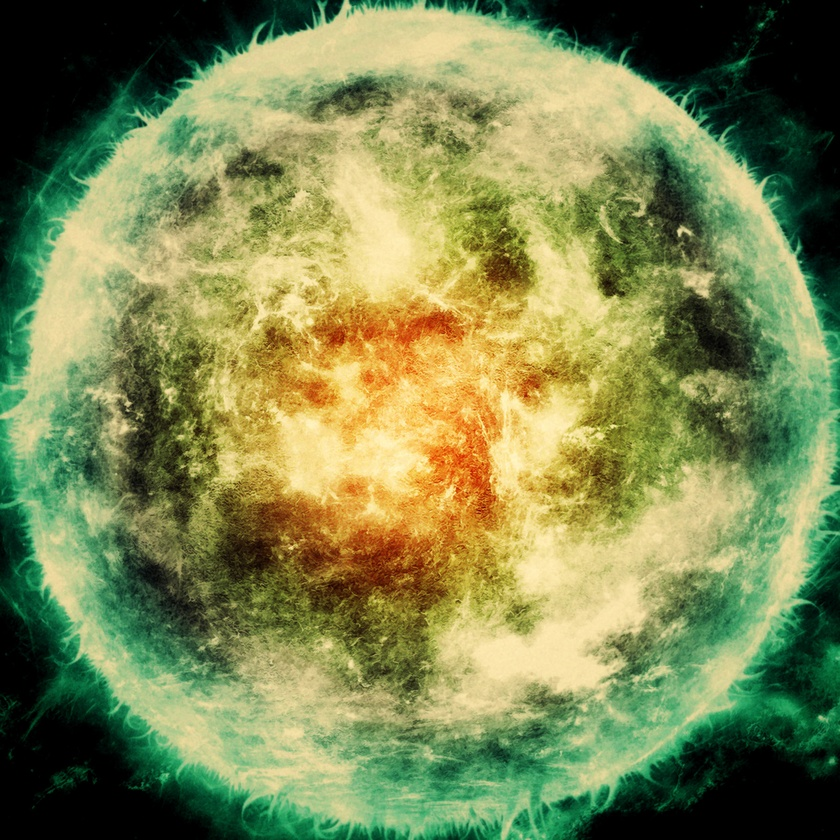
#> input picture huge_image_2048_2048.jpg, 840 x 840 px, shrunk from 2048 x 2048 before the run
$ python convert_images.py
#> lines starting #> are read from the running program, lines starting #| are printed output that depends on the picture; after the words box and inside, x2 and y2 are one past the last pixel; in counts of white or black regions, pixels touching at a corner belong together
from PIL import Image, ImageOps
import os


def generate_image_version(input_image, output_dir, threshold=128):
#> called with input_image = 'huge_image_2048_2048.jpg', output_dir = 'Converted_images', threshold = 128
    os.makedirs(output_dir, exist_ok=True)
    img = Image.open(input_image)
#> img is the input picture: PIL image 840x840 RGB; mean R, G, B 125.4, 134.9, 81.2
    image_name = input_image.split('\\')[-1].split('.')[0]
    print(image_name)

    """Convert to grayscale"""
    gray_img = img.convert('L')
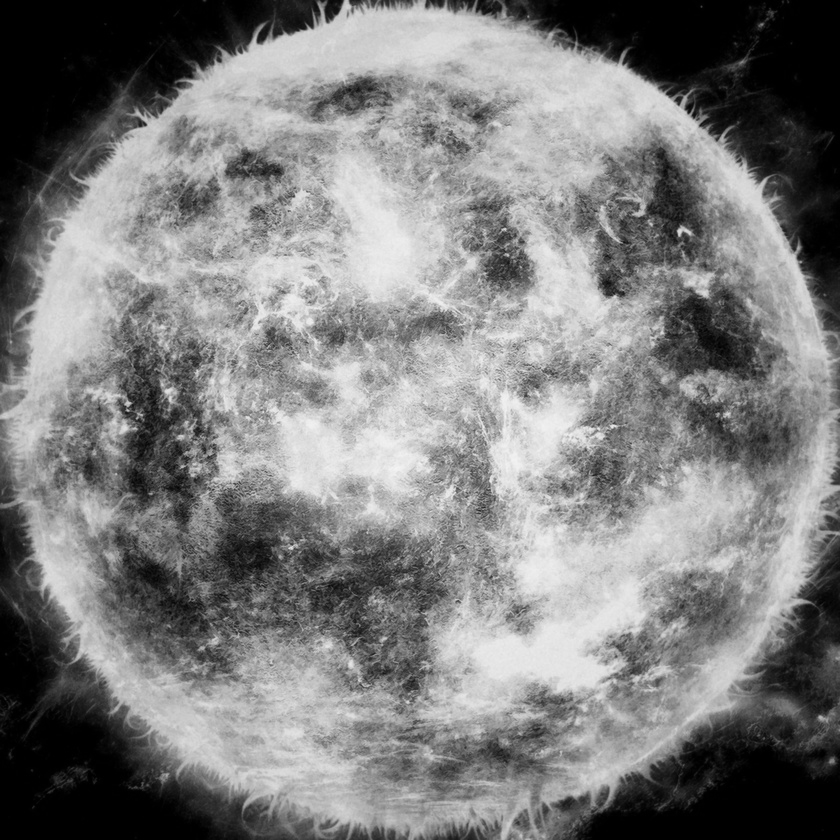
#> gray_img: PIL image 840x840 L; min 0, max 244, mean 125.9
    gray_path = os.path.join(output_dir, f'{image_name}_grayscale.png')
    gray_img.save(gray_path)

    """Convert to dither image"""
    dither_img = img.convert('1')  # Автоматически применяет дизеринг Флойда-Стейнберга
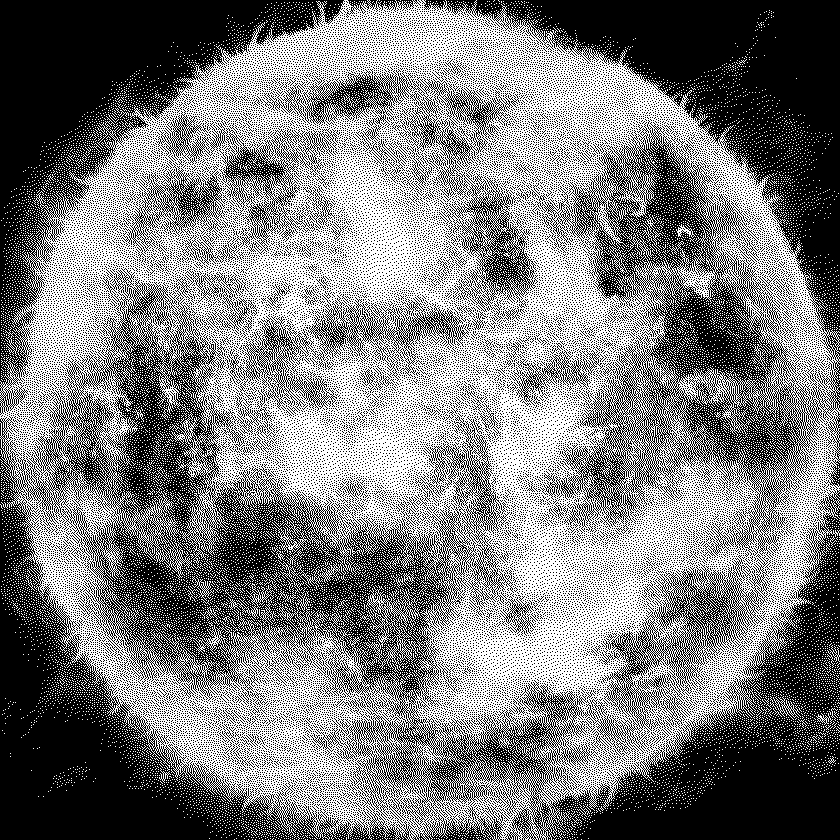
#> dither_img: PIL image 840x840 1; 49.2% white in thin lines or dots
    dither_path = os.path.join(output_dir, f'{image_name}_bw_dither.png')
    dither_img.save(dither_path)

    """Convert to bw image"""
    bw_img = img.convert('L')
    bw_img = bw_img.point(lambda x: 255 if x > threshold else 0, '1')
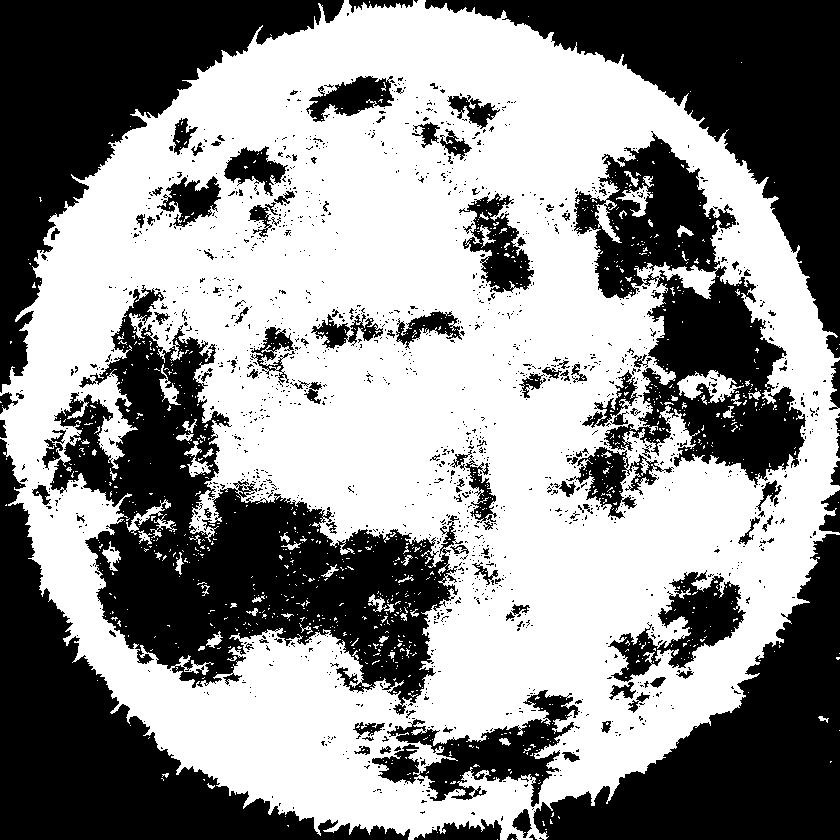
#> bw_img: PIL image 840x840 1; 56% white; 1586 black regions (1454 under 20 px), largest, box (x1, y1, x2, y2) and area: (50, 285, 463, 715) 63132, (425, 0, 840, 358) 43723, (0, 0, 344, 393) 43676
    bw_path = os.path.join(output_dir, f'{image_name}_bw_threshold.png')
    bw_img.save(bw_path)


input_image = r'huge_image_2048_2048.jpg'
dir_name = 'Converted_images'

generate_image_version(input_image, dir_name)
